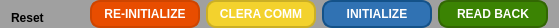
     <widget class="QFrame" name="frame_8">
      <property name="maximumSize">
       <size>
        <width>16777215</width>
        <height>23</height>
       </size>
      </property>
      <property name="styleSheet">
       <string notr="true">QFrame {
    background-color: #a0a0a0; /* 设置背景颜色为灰色 */
    border-radius: 10px; /* 设置边框圆角的半径为10px */
}
</string>
      </property>
      <property name="frameShape">
       <enum>QFrame::Box</enum>
      </property>
      <property name="frameShadow">
       <enum>QFrame::Raised</enum>
      </property>
      <layout class="QHBoxLayout" name="horizontalLayout_20">
       <property name="topMargin">
        <number>0</number>
       </property>
       <property name="bottomMargin">
        <number>0</number>
       </property>
       <item>
        <widget class="QLabel" name="label_25">
         <property name="sizePolicy">
          <sizepolicy hsizetype="Preferred" vsizetype="Minimum">
           <horstretch>0</horstretch>
           <verstretch>0</verstretch>
          </sizepolicy>
         </property>
         <property name="minimumSize">
          <size>
           <width>0</width>
           <height>20</height>
          </size>
         </property>
         <property name="maximumSize">
          <size>
           <width>16777215</width>
           <height>23</height>
          </size>
         </property>
         <property name="styleSheet">
          <string notr="true">font: 11pt &quot;Calibri&quot;;
font-weight: 600; /* 设置字体粗细为600 */</string>
         </property>
         <property name="text">
          <string>Reset</string>
         </property>
         <property name="alignment">
          <set>Qt::AlignBottom|Qt::AlignLeading|Qt::AlignLeft</set>
         </property>
        </widget>
       </item>
       <item>
        <spacer name="horizontalSpacer_8">
         <property name="orientation">
          <enum>Qt::Horizontal</enum>
         </property>
         <property name="sizeHint" stdset="0">
          <size>
           <width>40</width>
           <height>20</height>
          </size>
         </property>
        </spacer>
       </item>
       <item>
        <widget class="QPushButton" name="pushButton_statusRegReInit_2">
         <property name="minimumSize">
          <size>
           <width>110</width>
           <height>0</height>
          </size>
         </property>
         <property name="maximumSize">
          <size>
           <width>16777215</width>
           <height>16777215</height>
          </size>
         </property>
         <property name="styleSheet">
          <string notr="true">QPushButton {
    background-color: #e84d00; /* 按钮背景颜色 1*/
    color: white; /* 文字颜色 */
    border-style: solid; /* 边框样式 */
    border-width: 2px; /* 边框宽度 */
    border-radius: 10px; /* 边框圆角半径 */
    border-color: #ce4500; /* 边框颜色 3*/
    padding: 5px; /* 内边距 */
	font: 8pt &quot;Calibri&quot;; /* 字体 */
    font-weight: 600; /* 字体粗细 */
}

QPushButton:hover {
    background-color: #ff5500; /* 悬停时的背景颜色 0*/
}

QPushButton:pressed {
    background-color: #df4a00; /* 按下时的背景颜色 2*/
}
</string>
         </property>
         <property name="text">
          <string>RE-INITIALIZE</string>
         </property>
        </widget>
       </item>
       <item>
        <widget class="QPushButton" name="pushButton_statusRegClear_2">
         <property name="minimumSize">
          <size>
           <width>110</width>
           <height>0</height>
          </size>
         </property>
         <property name="maximumSize">
          <size>
           <width>16777215</width>
           <height>16777215</height>
          </size>
         </property>
         <property name="styleSheet">
          <string notr="true">QPushButton {
    background-color: #f3d22d; /* 按钮背景颜色 1*/
    color: white; /* 文字颜色 */
    border-style: solid; /* 边框样式 */
    border-width: 2px; /* 边框宽度 */
    border-radius: 10px; /* 边框圆角半径 */
    border-color: #cbaf25; /* 边框颜色 3*/
    padding: 5px; /* 内边距 */
	font: 8pt &quot;Calibri&quot;; /* 字体 */
    font-weight: 600; /* 字体粗细 */
}

QPushButton:hover {
    background-color: #ffdc2f; /* 悬停时的背景颜色 0*/
}

QPushButton:pressed {
    background-color: #d8bb28; /* 按下时的背景颜色 2*/
}
</string>
         </property>
         <property name="text">
          <string>CLERA COMM</string>
         </property>
        </widget>
       </item>
       <item>
        <widget class="QPushButton" name="pushButton_statusRegInit_2">
         <property name="minimumSize">
          <size>
           <width>110</width>
           <height>0</height>
          </size>
         </property>
         <property name="maximumSize">
          <size>
           <width>16777215</width>
           <height>16777215</height>
          </size>
         </property>
         <property name="styleSheet">
          <string notr="true">QPushButton {
    background-color: #3072B3; /* 按钮背景颜色 */
    color: white; /* 文字颜色 */
    border-style: solid; /* 边框样式 */
    border-width: 2px; /* 边框宽度 */
    border-radius: 10px; /* 边框圆角半径 */
    border-color: #145289; /* 边框颜色 */
    padding: 5px; /* 内边距 */
	font: 8pt &quot;Calibri&quot;; /* 字体 */
    font-weight: 600; /* 字体粗细 */
}

QPushButton:hover {
    background-color: #5591D2; /* 悬停时的背景颜色 */
}

QPushButton:pressed {
    background-color: #1E5A97; /* 按下时的背景颜色 */
}
</string>
         </property>
         <property name="text">
          <string>INITIALIZE</string>
         </property>
        </widget>
       </item>
       <item>
        <widget class="QPushButton" name="pushButton_statusRegReadBack_2">
         <property name="minimumSize">
          <size>
           <width>110</width>
           <height>0</height>
          </size>
         </property>
         <property name="maximumSize">
          <size>
           <width>16777215</width>
           <height>16777215</height>
          </size>
         </property>
         <property name="styleSheet">
          <string notr="true">QPushButton {
    background-color: #3b8303; /* 按钮背景颜色 */
    color: white; /* 文字颜色 */
    border-style: solid; /* 边框样式 */
    border-width: 2px; /* 边框宽度 */
    border-radius: 10px; /* 边框圆角半径 */
    border-color: #326703; /* 边框颜色 */
    padding: 5px; /* 内边距 */
	font: 8pt &quot;Calibri&quot;; /* 字体 */
    font-weight: 600; /* 字体粗细 */
}

QPushButton:hover {
    background-color: #459403; /* 悬停时的背景颜色 */
}

QPushButton:pressed {
    background-color: #397303; /* 按下时的背景颜色 */
}
</string>
         </property>
         <property name="text">
          <string>READ BACK</string>
         </property>
        </widget>
       </item>
      </layout>
     </widget>
